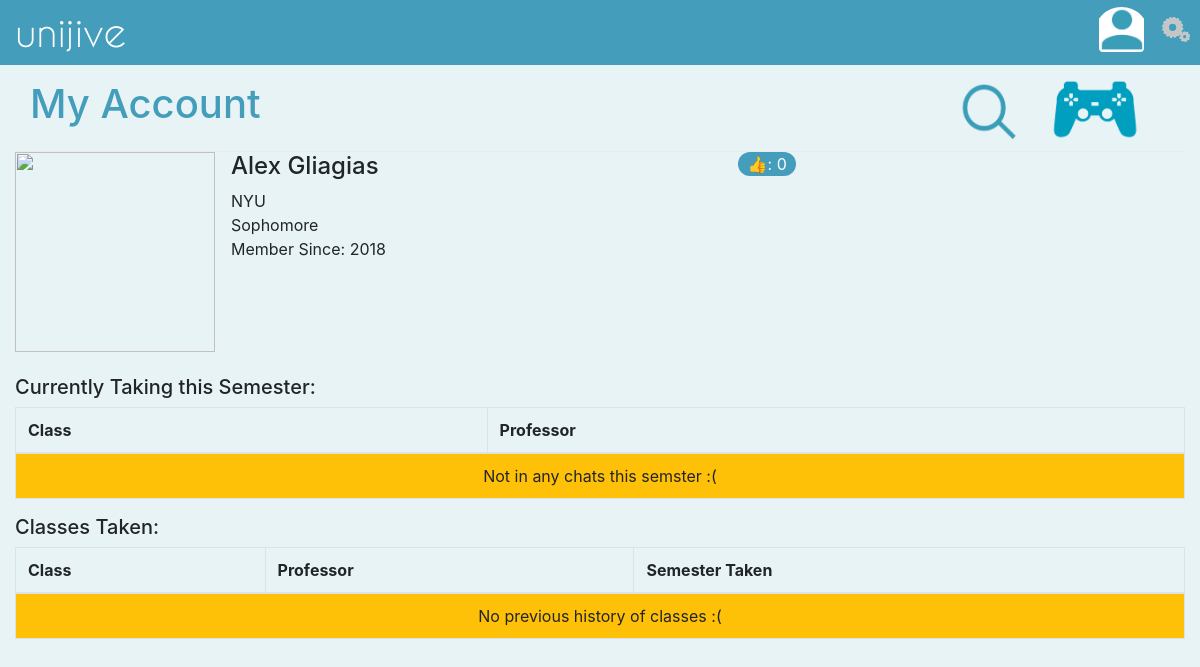
The page /my_account/ (signed in) on the database its author committed.
### accounts/models.py (models this page shows, shortened)
class User(AbstractBaseUser):
    email           = models.EmailField(max_length= 255, unique =True)
    active          = models.BooleanField(default= True)
    staff           = models.BooleanField(default = False)
    admin           = models.BooleanField(default = False)
    memberSince     = models.DateTimeField(auto_now_add=True)
    USERNAME_FIELD  = 'email'
    REQUIRED_FIELDS = []
    objects = UserManager()
    @property
    def is_active(self):
        return self.active

class UserProfile(models.Model):
    user            = models.OneToOneField(User)
    firstName       = models.CharField(max_length = 30)
    lastName        = models.CharField(max_length = 30)
    username        = models.CharField(max_length = 30)
    university      = models.CharField(max_length = 30)
    numberofLikes   = models.IntegerField(default = 0)
    profilePic      = models.ImageField(default = os.path.join(BASE_DIR, "/webpages/static/icons_/account_icon.PNG") )
    YEAR_IN_SCHOOL_CHOICES = (
        ('Freshman', 'Freshman'),
        ('Sophomore', 'Sophomore'),
        ('Junior', 'Junior'),
        ('Senior', 'Senior'),
    )
    year_in_school = models.CharField(max_length=15, choices=YEAR_IN_SCHOOL_CHOICES, default='Freshman',)

### webpages/views.py (the view)
# urls.py: url(r'^my_account/$', AccountDetailView.as_view(template_name = "unijive.my_account.html"), name='myAccount'),
class AccountDetailView(LoginRequiredMixin, ListView):
    def get_queryset(self):
        queryset = User_s_Chats.objects.filter(owner = self.request.user)
        return queryset

### templates/unijive.my_account.html (shortened to what this page needs)
{% extends 'unijive.nav_bar_base.html'%}
{% block content %}
{% load static %}
<div class = "container-fluid">
        <div class = "page-header-like-modal"  >
                <h1 style = "color:#439DBB;">My Account
                        <a href = "{% url "distractions" %}"><img src = "{% static "icons_/distractions.png" %}" height="60px" width="auto" style = "float:right;margin-right:30px;"></a>
                    <a href = "/search_chats"><img src = "{% static "icons_/search_icon.PNG" %}" height="60px" width="60px" style = "float:right;margin-right:30px;"></a>
                    </h1>
            </div>
    <ul class="list-unstyled">
        <li class="media">
        <img class="mr-3" src={{object.profilePic}} alt="Profile Picture: This is you!" height="200px" width ="200px">
        <div class="media-body">
            <div class="row">
            <div class = "col-lg">
        <h4> {{user.userprofile.firstName}} {{user.userprofile.lastName}}</h4>
        <h7>{{user.userprofile.university}}</h7><br>
        <h7>{{user.userprofile.year_in_school}}</h7><br>
        <h7>Member Since: {{user.memberSince.year}}</h7>
        <br>
        </div>
        <div class= "col-lg">
            <div class = "container">
        <span class="badge-pill" style="background-color:#439DBB;color:white;float:left;">&#x1f44d: {{user.userprofile.numberofLikes}} </span>
        </div>
        </div>
        </div>
        </div>
        </li>
    <li class = "media">
        <div class="media-body" style = "margin-top:2%">
            <h5>Currently Taking this Semester:</h5>
                <table class="table table-striped table-bordered">
                        <thead>
                            <td><strong>Class</strong></td>
                            <td><strong>Professor</strong></td>
                        </thead>
                        <tbody>
                        {% for  object in object_list %}
                        {% if object.chatID.currently_active and not object.archived %}
                        <tr>
                        <td>{{object.chatID.className}}</td>
                        <td>{{object.chatID.professor}}</td>
                        </tr>
                        {% endif %}
                        {% empty %}
                        <tr>
                          <td colspan="7" class="text-center bg-warning">Not in any chats this semster :(</td>
                        </tr>
                        {% endfor %}
                        </tbody>
                        </table>
        </div>
        </li>
        <li class="media">
        <div class="media-body">
                <h5>Classes Taken:</h5>
                <table class="table table-striped table-bordered">
                        <thead>
                            <td><strong>Class</strong></td>
                            <td><strong>Professor</strong></td>
                            <td><strong>Semester Taken</strong></td>
                        </thead>
                        <tbody>
                            {% for  object in object_list %}
                            {% if object.chatID.currently_active == 0 %}
                            <tr>
                            <td>{{object.chatID.className}}</td>
                            <td>{{object.chatID.professor}}</td>
                            {% if object.chatID.s_year|make_list|first == 'F' %}
                            <td>Fall '{{object.chatID.s_year|slice:'1:' }}</td>
                            {% endif %}
                            {% if object.chatID.s_year|make_list|first == 'S' %}
                            <td>Spring '{{object.chatID.s_year|slice:'1:' }}</td>
                            {% endif %}
                            </tr>
                            {% endif %}
                            {% empty %}
                            <tr>
                              <td colspan="7" class="text-center bg-warning">No previous history of classes :(</td>
                            </tr>
                            {% endfor %}
                        </tbody>
                        </table>
        </div>
        </li>
        </ul>
</div>
{% endblock content %}

### webpages/static/sidebar.css (style rules this page uses)
.page-header-like-modal { padding: 15px; border-bottom: 1px solid #e9ecef; border-top-left-radius: 0.3rem; border-top-right-radius: 0.3rem; }
html, body { margin: 0; padding: 0; }

### rows shown on the page
User: userprofile.firstName "Alex", userprofile.lastName "Gliagias", userprofile.university "NYU", userprofile.year_in_school "Sophomore", memberSince.year "2018", userprofile.numberofLikes "0"
